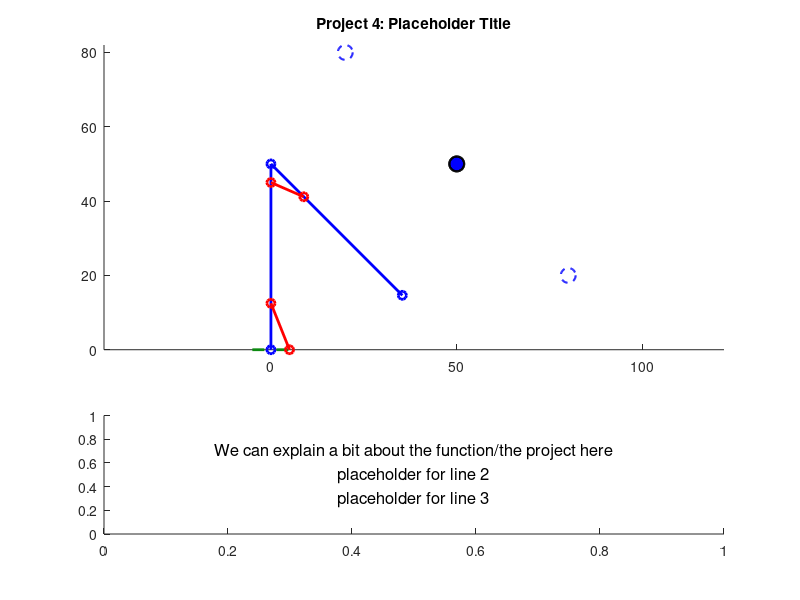

MATLAB code to generate this figure:
function [] = mechanism_Beard_Hall(initX, initY, finalX, finalY, speed)
%% Function Description
%{
This function mechanism_Beard_Hall takes inputs ______ and animates a
hydraulic robotic claw arm that can move an object.


initX, initY: the initial x and y positions for the object to be moved
finalX, finalY: the position the object should be moved to.
speed: the animation speed, piston length change per second
%}


close all %closes any windows that are open still

%mechanism_Beard_Hall(beta1, beta2, beta3, beta4, speed, L, R0)

% TODO remove before submission but these are placeholders so we can easily
% test
if nargin < 4
        initX = 80;
        initY = 20;
        finalX = 20;
        finalY = 80;
        speed = 3;
    end

%TODO 
%{ 
TODO: add a paragraph explaining how to use the program, a 2 explaining 
how to use the program, along with any relevant background, such as how you
decided on any constant parameters (e.g. "we measured the link lengths from
this bench press on campus; see attached photo"). You may want some parameters
(e.g. some link lengths) to be input by the user, but you could provide default 
values. You get to decide.

Grades based off of:
- originality
- technical difficulty
- execution
- clarity of animation and how to use it
- good documentation

=======

%}

%=============================================================================
%% inputs and constraints

    % initX and initY, coordinates for the object to be moved from

    % finalX and finalY, coordinates for the object to be moved to

    % All coordinate inputs must fall within a semicircle with a radius of the arm's
    % maximum length, ie sum of hardcoded lengths for link 1 and link 2, and
    % both y coordinate inputs must be positive (might be a good idea to
    % have an offset equal to half the height of the movable object for
    % simple math)

%% plot elements:

    %{
    variable legend: 
    
    Given inputs: 
    initX, initY:   the initial x and y positions for the object to be moved
    finalX, finalY: the position the object should be moved to.
    speed:          the animation speed, rads/s of ___(whatever we consider the base link)____
    
        

    Defined within function:

    SCALAR  link1:  fixed length of link 1
    SCALAR  link2:  fixed length of link 2
    
    SCALAR  x0, y0: (fixed origin of link 1)
    

    ARRAY: x1, y1 (end of link 1, changing) 

    %}

% ground, both for the mechanism and maybe the lower limit of where the
% object can be moved to

% link 1, attached to ground

% link 2, attached to end of link 1, other end will be the bucket/claw/etc

% crank 1, input for link 1 angular position, slides along link 1 and is
% fixed to ground

% crank 2, input for link 2 angular position, slides along link 2 and is
% fixed to link 1

% movable object

% grabbing mechanism

% maybe some visual indicators of the initial and final positions (we could have pale dotted objects represent these positions and have the object itself in a brighter solid line colour)

%initialize fixed parameters
link1Lgth = 50;
pst1Link1 = link1Lgth*0.25; %point where piston 1 attaches to link 1 mesaured from ground
pst1Grnd = link1Lgth*0.1; %point where piston 1 attaches to ground measured as distance from arm base/origin
link2Lgth = 50;
pst2Link2 = link2Lgth*0.25; %point where piston 2 attaches to link 2 measured along link 2 from elbow
pst2Link1 = link1Lgth*0.1; %point where piston 2 attaches to link 1 measured along link 1 from elbow
%% PST2LINK1 WILL NEED TO BE SUBTRACTED FROM LINK 1 TO GET RIGHT LENGTH FOR THE PLOT

maxReach = link1Lgth + link2Lgth; %This length, as a diagonal, will be used to establish a square of acceptable coordinates?

%% Arrays, hard coded default position assumes link 1 points straight up and link 2 is at 0 radians from + x axis
%% for the following 2 arrays, first index is the piston or link number, and the second index is the specific position
%% 1 = default position, 2 = initial position of object, 3 = final position
%% Angles needed for calculating piston lengths
linkAng = [pi/2, 0, 0; -pi/4, 0, 0];
%% Pistion lengths associated with default, initial, and final positions
pstKeyFrames = [sqrt(pst1Grnd^2+pst1Link1^2-2*pst1Grnd*pst1Link1*cos(linkAng(1,1))),0,0; sqrt(pst2Link1^2+pst2Link2^2-2*pst2Link1*pst2Link2*cos(linkAng(2,1))),0,0];

%% Arrays to be filled with frame specific angle or length data based on 
%% interpolation between values contained in the arrays above
linkPlotAng = zeros(2,0); %link angles
pstPlotLgth = zeros(2,0); %piston lengths
pstPlotAng = zeros(2,0); %piston angles

% Arrays to be filled with coordinate data
% 1st row is x coords, 2nd row is y coords, column is frame
pst1End = zeros(2,0);
pst2Start = zeros(2,0);
pst2End = zeros(2,0);
link1End = zeros(2,0);
link2End = zeros(2,0);

%% position states and motion

%the origin (fixed side of link 1)
x0 = 0;
y0 = 0;

%link 1 initial coordinates
x1(1) = x0; %TODO PLACEHOLDERS change to depend on angle
y1(1) = y0 + link1Lgth;

%link 2 coordinates
x2(1) = x1 + link2Lgth; %TODO PLACEHOLDERS change to depend on angle
y2(1) = y1;

% initial, moving free end of link 2 from default position to init
% coordinates specified by user

% final, moving links 1 and 2 such that the arm moves smoothly between init
% and final coordinates in a way that is physically possible

% return to default position, go from final position back to default
% position

%% Calculating initial and final position data (CURRENTLY FOR 1ST QUADRANT ONLY)
%% initial position
    %Convert init coordinates to a position vector
    iPosLgth = hypot(initX, initY);
    iPosAng = atan2(initX, initY);
    %Calculate link angles from triangle made with init position vector
    linkAng(1,2) = acos((link1Lgth^2 + iPosLgth^2 - link2Lgth^2)/(2*link1Lgth*iPosLgth)) + iPosAng;
    linkAng(2,2) = acos((link1Lgth^2 + link2Lgth^2 - iPosLgth^2)/(2*link1Lgth*link2Lgth));
    %Calculate piston lengths
    pstKeyFrames(1,2) = sqrt(pst1Grnd^2+pst1Link1^2-2*pst1Grnd*pst1Link1*cos(linkAng(1,2)));
    pstKeyFrames(2,2) = sqrt(pst2Link1^2+pst2Link2^2-2*pst2Link1*pst2Link2*cos(linkAng(2,2)));
    
    %superfluous but keeping around just in case
    %{
    %Get the angle of link 2 relative to the positive x axis for plotting
    lnk2PltAng(2) = (link1Ang(2) - 180) + link2Ang(2);
    %Calculate piston angles for plotting
    pst1PltAng(2) = asin((pst1Link1*sin(link1Ang(2)))/pst1KeyFrames(2));
    pst2PltAng(2) = (link1Ang(2) - asin((pst2Link2*sin(link2Ang(2)))/pst2KeyFrames(2))); %relative to positive x axis
    %}
    
%% final position
    %Convert init coordinates to a position vector
    fPosLgth = hypot(finalX, finalY);
    fPosAng = atan2(finalX, finalY);
    %Calculate link angles from triangle made with init position vector
    linkAng(1,3) = acos((link1Lgth^2 + fPosLgth^2 - link2Lgth^2)/(2*link1Lgth*fPosLgth)) + fPosAng;
    linkAng(2,3) = acos((link1Lgth^2 + link2Lgth^2 - fPosLgth^2)/(2*link1Lgth*link2Lgth));
    %Calculate piston lengths
    pstKeyFrames(1,3) = sqrt(pst1Grnd^2+pst1Link1^2-2*pst1Grnd*pst1Link1*cos(linkAng(1,3)));
    pstKeyFrames(2,3) = sqrt(pst2Link1^2+pst2Link2^2-2*pst2Link1*pst2Link2*cos(linkAng(2,3)));
    
    %superfluous but want to keep around just in case
    %{
    %Get the angle of link 2 relative to the positive x axis for plotting
    link2PltAng(3) = (link1Ang(3) - 180) + link2Ang(3);
    %Calculate piston angles for plotting
    pst1PltAng(3) = asin((pst1Link1*sin(link1Ang(3)))/pst1KeyFrames(3));
    pst2PltAng(3) = (link1Ang(3) - asin((pst2Link2*sin(link2Ang(3)))/pst2KeyFrames(2))); %relative to positive x axis
    %}
   

%% Creating frames for animation
    fps = 60; %frames per second [frames/second]
    pstFrameStep = speed/60; %piston length change per frame    
    
    
    %% defualt to initial

    %initialize the first frame for this motion
    pstPlotLgth(1,1) = pstKeyFrames(1,1);
    pstPlotLgth(2,1) = pstKeyFrames(2,1);

    %Calculate total required frames based on which piston needs more steps
    %to get into the new position
    diTotal = ceil(max(abs((pstKeyFrames(1,2) - pstKeyFrames(1,1))/pstFrameStep), abs((pstKeyFrames(2,2) - pstKeyFrames(2,1))/pstFrameStep)));
  
    %once for each piston
    for i = 1:2 
        %for tracking when pistons are done moving to the new position
        pstDone = false;
        %for determining whether to increase or decrease a piston
        if pstKeyFrames(i,1) < pstKeyFrames(i,2) %Increase the value if initial is greater than default position
            sign = 1;
        elseif pstKeyFrames(i,1) > pstKeyFrames(i,2) %decrease the value if initial is less than default position
            sign = -1;
        else
            sign = 0;
        end
        %for each frame in the current motion
        for j = 2:diTotal
            %If the current piston isn't in its final position
            if pstDone == false
                %change the position by the step size in the determined
                %direction
                pstPlotLgth(i,j) = pstPlotLgth(i,(j-1)) + pstFrameStep*sign;
            else
                %set the current frame to the same position as the last
                %frame
                pstPlotLgth(i,j) = pstPlotLgth(i,j-1);
            end
            %if current frame's position is within a step size of the
            %initial position
            if abs(pstPlotLgth(i,j) - pstKeyFrames(i,2)) < pstFrameStep
                %Stop moving this piston during this motion
                pstDone = true;
            end
        end
    end

    %% initial to final
    
    %Calculate total required frames based on which piston needs more steps
    %to get into the new position
    ifTotal = ceil(max(abs((pstKeyFrames(1,3) - pstKeyFrames(1,2))/pstFrameStep), abs((pstKeyFrames(2,3) - pstKeyFrames(2,2))/pstFrameStep)));

    %once for each piston
    for i = 1:2 
        %for tracking when pistons are done moving to the new position
        pstDone = false;
        %for determining whether to increase or decrease a piston
        if pstKeyFrames(i,2) < pstKeyFrames(i,3) %Increase the value if final is greater than initial position
            sign = 1;
        elseif pstKeyFrames(i,2) > pstKeyFrames(i,3) %decrease the value if final is less than initial position
            sign = -1;
        else
            sign = 0;
        end
        %for each frame in the current motion
        for j = (diTotal + 1):(diTotal + ifTotal)
            %If the current piston isn't in its final position
            if pstDone == false
                %change the position by the step size in the determined
                %direction
                pstPlotLgth(i,j) = pstPlotLgth(i,(j-1)) + pstFrameStep*sign;
            else
                %set the current frame to the same position as the last
                %frame
                pstPlotLgth(i,j) = pstPlotLgth(i,j-1);
            end
            %if current frame's position is within a step size of the
            %initial position
            if abs(pstPlotLgth(i,j) - pstKeyFrames(i,3)) < pstFrameStep
                %Stop moving this piston during this motion
                pstDone = true;
            end
        end
    end

    %% final back to default

    %Calculate total required frames based on which piston needs more steps
    %to get into the new position
    fdTotal = ceil(max(abs((pstKeyFrames(1,1) - pstKeyFrames(1,3))/pstFrameStep), abs((pstKeyFrames(2,1) - pstKeyFrames(2,3))/pstFrameStep)));
 
    %once for each piston
    for i = 1:2 
        %for tracking when pistons are done moving to the new position
        pstDone = false;
        %for determining whether to increase or decrease a piston
        if pstKeyFrames(i,3) < pstKeyFrames(i,1) %Increase the value if default is greater than final position
            sign = 1;
        elseif pstKeyFrames(i,3) > pstKeyFrames(i,1) %decrease the value if default is less than final position
            sign = -1;
        else
            sign = 0;
        end
        %for each frame in the current motion
        for j = (diTotal + ifTotal + 1):(diTotal + ifTotal + fdTotal)
            %If the current piston isn't in its final position
            if pstDone == false
                %change the position by the step size in the determined
                %direction
                pstPlotLgth(i,j) = pstPlotLgth(i,(j-1)) + pstFrameStep*sign;
            else
                %set the current frame to the same position as the last
                %frame
                pstPlotLgth(i,j) = pstPlotLgth(i,j-1);
            end
            %if current frame's position is within a step size of the
            %initial position
            if abs(pstPlotLgth(i,j) - pstKeyFrames(i,1)) < pstFrameStep
                %Stop moving this piston during this motion
                pstDone = true;
            end
        end
    end
    
    %Calculate angles of all plot elements relative to positive x axis for each
    %frame based on piston lengths
    for i = 1:length(pstPlotLgth)
        pstPlotAng(1,i) = pi - acos((pstPlotLgth(1,i)^2+pst1Grnd^2-pst1Link1^2)/(2*pstPlotLgth(1,i)*pst1Grnd));
        linkPlotAng(1,i) = acos((pst1Link1^2+pst1Grnd^2-pstPlotLgth(1,i)^2)/(2*pst1Link1*pst1Grnd));
        pstPlotAng(2,i) = linkPlotAng(1,i) - acos((pst2Link1^2+pstPlotLgth(2,i)^2-pst2Link2^2)/(2*pst2Link1*pstPlotLgth(2,i)));
        linkPlotAng(2,i) = (linkPlotAng(1,i) - pi) + acos((pst2Link1^2+pst2Link2^2-pstPlotLgth(2,i)^2)/(2*pst2Link1*pst2Link2));
    end

    disp(pstPlotLgth(1,1))
    disp(pstPlotAng(1,1))
    %calculate per frame plot element coordinates
    for i = 1:length(pstPlotLgth)
        %coordinates of the end of link 1
        link1End(1,i) = link1Lgth*cos(linkPlotAng(1,i));
        link1End(2,i) = link1Lgth*sin(linkPlotAng(1,i));
        %coordinates of the end of link 2
        link2End(1,i) = link1Lgth*cos(linkPlotAng(1,i)) + link2Lgth*cos(linkPlotAng(2,i));
        link2End(2,i) = link1Lgth*sin(linkPlotAng(1,i)) + link2Lgth*sin(linkPlotAng(2,i));
        %coordinates of the end of piston 1, start is fixed at (pst1Grnd, 0)
        pst1End(1,i) = pstPlotLgth(1,i)*cos(pstPlotAng(1,i)) + pst1Grnd;
        pst1End(2,i) = pstPlotLgth(1,i)*sin(pstPlotAng(1,i));
        %coordinates of the start of piston 2 along link 1
        pst2Start(1,i) = (link1Lgth - pst2Link1)*cos(linkPlotAng(1,i));
        pst2Start(2,i) = (link1Lgth - pst2Link1)*sin(linkPlotAng(1,i));
        %coordinates of the end of piston 2 along link 2
        pst2End(1,i) = (link1Lgth - pst2Link1)*cos(linkPlotAng(1,i)) + pstPlotLgth(2,i)*cos(pstPlotAng(2,i));
        pst2End(2,i) = (link1Lgth - pst2Link1)*sin(linkPlotAng(1,i)) + pstPlotLgth(2,i)*sin(pstPlotAng(2,i));
    end
    %% Possible constraints
%{
    1. Position of ends of link 1 and link 2 must always be in the first 2
    quadrants relative to the origin where link 1 attached to the ground
    2. Input angle for crank 1 must be between 0 and pi rads, while crank 2
    can rotate between 0 and 2 pi rads (one-way or both ways)
    3. Links will only move one at a time
%}

%moveable object parameters:
radius = 2; 

%params for current center position of the object TODO placeholder
objX(1) = x2(1);% TODO Change to be the actual current position of the object instead of placeholders
objY(1) = y2(1);%

obj_pos = [objX - radius, objY - radius, 2*radius, 2*radius];

%% Animations
% TODO: move code below this up only when variables are needed further up

%% Creating Figure
% figure('Position', [100, 100, 1200, 600]) %makes the empty figure for the animation
    clf %clears figure if this function is run multiple times in a row
    set(gcf, 'Color', '#D3E2E8'); %makes the background blue


ax1 = subplot(3, 1, [1 2]); %adds the plot, maybe leaving space for a text box at (2 1 2) that can explain ?
hold on %allows everything here to be added to same figure

title('Project 4: Placeholder Title');


axis equal % sets axes to equal

    % Initial frame
    
        %plot object handles
            ground = line([(x0 -5) (x0+5)],[0 0],'linewidth', 2,'color','#0C8A11', 'LineStyle', '--'); %plot object for ground, does not need updating per frame

            links = plot([x0 link1End(1,1) link2End(1,1)],[y0 link1End(2,1) link2End(2,1)],'-o','linewidth',2, 'Color', 'b'); %plot obejct for rocker arm, spans from p0-p3
            
            piston1 = plot([pst1Grnd pst1End(1,1)],[0 pst1End(2,1)],'-o','linewidth',2, 'Color', 'r'); %plots piston connected to ground

            piston2 = plot([pst2Start(1,1) pst2End(1,1)],[pst2Start(2,1) pst2End(2,1)],'-o','linewidth',2, 'Color', 'r'); %plots piston at link elbow
            
            m_object = rectangle('Position', obj_pos,...
                 'Curvature', [1 1], 'FaceColor', 'b', 'EdgeColor', 'k', 'LineWidth', 1.5);
    
            % initial and final object positions: (should not move)
             init_object = rectangle('Position', [initX - radius, initY - radius, 2*radius, 2*radius],...
                 'Curvature', [1 1], 'FaceColor', 'w', 'EdgeColor', 'b', 'LineWidth', 1.5, 'LineStyle', '--');

             final_object = rectangle('Position', [finalX - radius, finalY - radius, 2*radius, 2*radius],...
                 'Curvature', [1 1], 'FaceColor', 'w', 'EdgeColor', 'b', 'LineWidth', 1.5, 'LineStyle', '--');

            
            % moveable object
            m_object = rectangle('Position', obj_pos,...
                 'Curvature', [1 1], 'FaceColor', 'b', 'EdgeColor', 'k', 'LineWidth', 1.5);


    

 ax2 = subplot(3, 1, 3); %text box


        str = {'We can explain a bit about the function/the project here',... ...
            'placeholder for line 2',...
            'placeholder for line 3',...
            };
        
        text(0.5, 0.5, str, ...
            'HorizontalAlignment', 'center', ...
            'VerticalAlignment', 'middle', ...
            'FontSize', 12);
                    
        hold off


%% Frame updates for both plots

    timestep = 1/fps; % fps inverted gives seconds per frame
    for i = 2:length(pstPlotLgth)
        pause(timestep) %shows previous frame for timestep length
                
        %sets objects to next position
        %set(link4,'XData',[x0 x3(n)],'YData',[y0 y3(n)]);   %error in cases
        set(links,'XData',[x0 link1End(1,i) link2End(1,i)],'YData',[y0 link1End(2,i) link2End(2,i)]);
        set(piston1,'XData',[pst1Grnd pst1End(1,i)],'YData',[0 pst1End(2,i)]);
        set(piston2,'XData',[pst2Start(1,i) pst2End(1,i)],'YData',[pst2Start(2,i) pst2End(2,i)]);

    end %update end

end %function end
